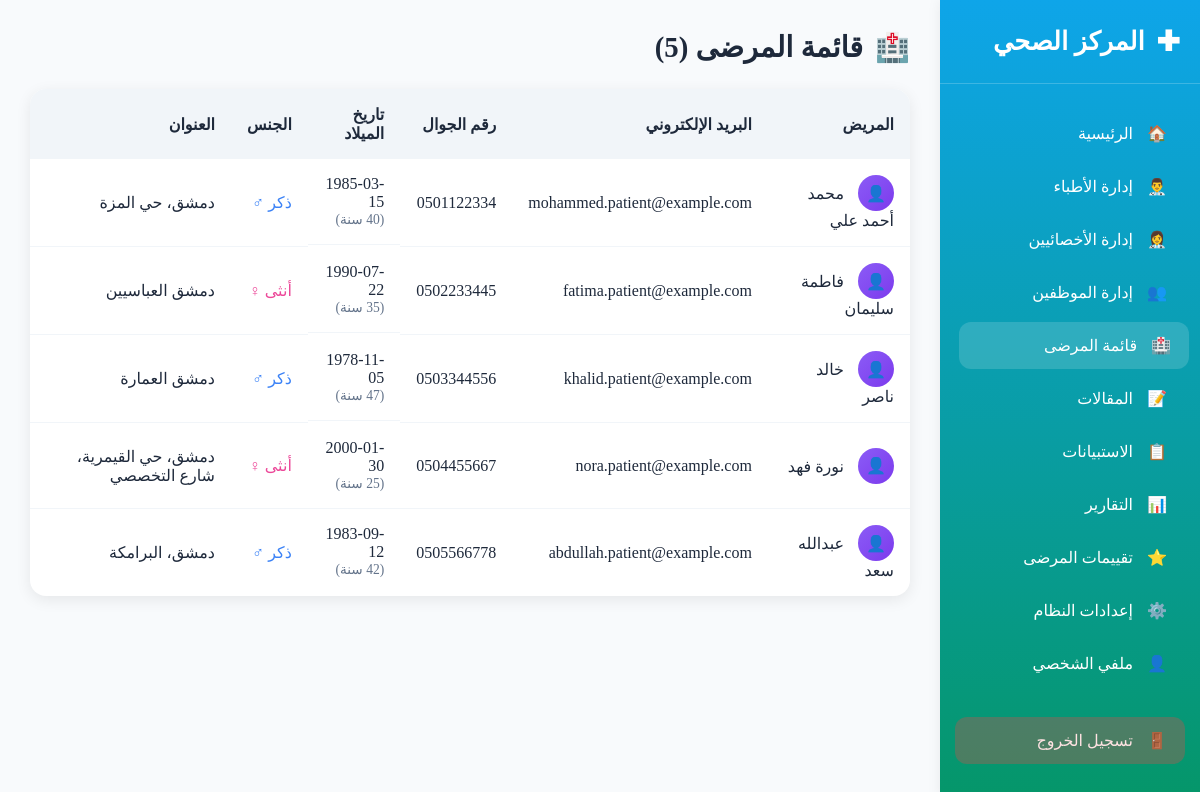
Page /admin/patients.php (signed in) on the committed database.
### tables this page shows
CREATE TABLE `patients` (
  `id` int NOT NULL,
  `full_name` varchar(100) NOT NULL,
  `email` varchar(100) DEFAULT NULL,
  `phone` varchar(20) DEFAULT NULL,
  `dob` date DEFAULT NULL,
  `gender` enum('male','female','other') DEFAULT NULL,
  `address` text,
  `created_at` timestamp NOT NULL DEFAULT CURRENT_TIMESTAMP
);

### admin/patients.php (the view, shortened to what this page needs)
<?php
$database = new Database();
$conn = $database->getConnection();
$stmt = $conn->query("SELECT id, full_name, email, phone, dob, gender, address FROM patients ORDER BY created_at DESC");
$patients = $stmt->fetchAll(PDO::FETCH_ASSOC);
?>
<!DOCTYPE html>
<html lang="ar" dir="rtl">
<head>
    <?php include 'includes/sidebar.php'?>
</head>
<body>
    <div class="main-content">
        <div class="page-header">
            <h1 class="page-title">
                <span class="icon">🏥</span>
                قائمة المرضى (<?= count($patients) ?>)
            </h1>
        </div>
        <?php if (count($patients) > 0): ?>
        <table class="patients-table">
            <thead>
                <tr>
                    <th>المريض</th>
                    <th>البريد الإلكتروني</th>
                    <th>رقم الجوال</th>
                    <th>تاريخ الميلاد</th>
                    <th>الجنس</th>
                    <th>العنوان</th>
                </tr>
            </thead>
            <tbody>
    <?php foreach ($patients as $patient): ?>
    <tr>
        <td>
            <span class="patient-icon">👤</span>
            <?= htmlspecialchars($patient['full_name']) ?>
        </td>
        <td><?= htmlspecialchars($patient['email'] ?? 'غير متوفر') ?></td>
        <td><?= htmlspecialchars($patient['phone'] ?? 'غير متوفر') ?></td>
        <td class="dob-age">
            <?= htmlspecialchars($patient['dob']) ?>
            <span class="age">
                <?php
                if ($patient['dob']) {
                    $age = date_diff(date_create($patient['dob']), date_create('now'))->y;
                    echo "($age سنة)";
                }
                ?>
            </span>
        </td>
        <td>
            <?php if ($patient['gender'] === 'male'): ?>
                <span class="gender-male">ذكر ♂</span>
            <?php elseif ($patient['gender'] === 'female'): ?>
                <span class="gender-female">أنثى ♀</span>
            <?php else: ?>
                <span class="gender-other">أخرى</span>
            <?php endif; ?>
        </td>
        <td><?= htmlspecialchars($patient['address'] ?? 'غير متوفر') ?></td>
    </tr>
    <?php endforeach; ?>
</tbody>
        </table>
        <?php endif; ?>
    </div>
</body>
</html>

### admin/patients.php (style rules this page uses)
* { margin: 0; padding: 0; box-sizing: border-box; }
.main-content { margin-right: 260px; padding: 30px; }
.page-header { display: flex; justify-content: space-between; align-items: center; margin-bottom: 25px; flex-wrap: wrap; gap: 15px; }
.page-title { font-size: 1.8rem; font-weight: 700; color: var(--text-color); display: flex; align-items: center; gap: 12px; }
.page-title .icon { font-size: 28px; }
.patients-table { width: 100%; border-collapse: collapse; background: var(--card-bg); border-radius: 16px; overflow: hidden; box-shadow: 0 4px 15px var(--card-shadow); }
.patients-table th { background: var(--border-color); padding: 16px; text-align: right; font-weight: 700; color: var(--text-color); }
.patients-table td { padding: 16px; text-align: right; border-bottom: 1px solid var(--border-color); }
.patients-table tr:last-child td { border-bottom: none; }
.patient-icon { display: inline-flex; align-items: center; justify-content: center; width: 36px; height: 36px; border-radius: 50%; background: linear-gradient(135deg, #8b5cf6, #7c3aed); color: white; font-weight: bold; font-size: 16px; margin-left: 10px; }
.gender-male { color: #3b82f6; }
.gender-female { color: #ec4899; }
.dob-age { display: flex; flex-direction: column; }
.age { font-size: 0.85rem; color: var(--muted-text); }

### admin/includes/theme_logic.php (style rules this page uses)
:root { --bg-color: #f8fafc; --text-color: #1e293b; --card-bg: white; --card-shadow: rgba(0,0,0,0.08); --header-bg: white; --header-shadow: rgba(0,0,0,0.08); --sidebar-bg: linear-gradient(180deg, #0ea5e9 0%, #059669 100%); --sidebar-text: white; --border-color: #f1f5f9; --muted-text: #64748b; --stat-title-color: #64748b; --toggle-bg: #e2e8f0; --toggle-thumb: white; --department-active: #dcfce7; --department-inactive: #fee2e2; --department-active-text: #166534; --department-inactive-text: #dc2626; }
body { background-color: var(--bg-color); color: var(--text-color); transition: background-color 0.3s ease, color 0.3s ease; }

### rows in the picture
patients: full_name "محمد أحمد علي", email "mohammed.patient@example.com", phone "0501122334", dob "1985-03-15", dob "40", gender "ذكر ♂", address "دمشق، حي المزة"
patients: full_name "فاطمة سليمان", email "fatima.patient@example.com", phone "0502233445", dob "1990-07-22", gender "أنثى ♀", address "دمشق العباسيين"
patients: full_name "خالد ناصر", email "khalid.patient@example.com", phone "0503344556", dob "1978-11-05", dob "47", gender "ذكر ♂", address "دمشق العمارة"
patients: full_name "نورة فهد", email "nora.patient@example.com", phone "0504455667", dob "2000-01-30", dob "25", gender "أنثى ♀", address "دمشق، حي القيمرية، شارع التخصصي"
patients: full_name "عبدالله سعد", email "abdullah.patient@example.com", phone "0505566778", dob "1983-09-12", dob "42", gender "ذكر ♂", address "دمشق، البرامكة"

### other values in the picture
count($patients) "5"
